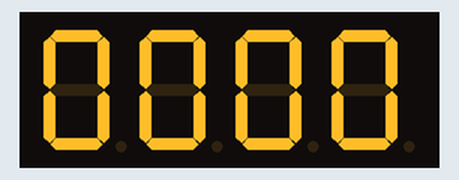
Bench run of a sketch on a simulated Arduino Uno, built with avr-gcc and run on an emulated ATmega328P. Shown: 4-digit seven-segment display. Wiring (inferred from the names in the program): 4-digit 7-segment display, segments lit when HIGH: segments pin 5, pin 7, pin 11, pin 9, pin 8, pin 6, pin 12, pin 10; digit selects A0, A1, A2, A3. The segment pins are drawn as the display they are named for.

Above: at 0.1 s.
At 5.1 s:
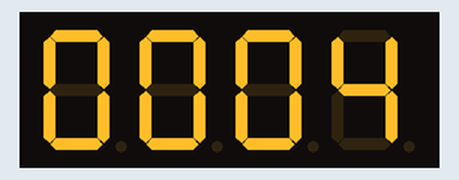
At 10.1 s:
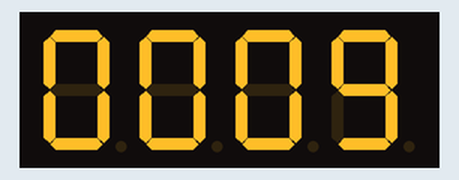
At 19.1 s:
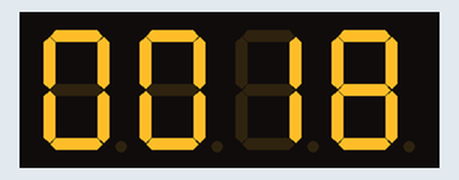
At 27.1 s:
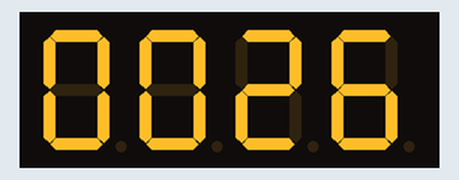
At 37.1 s:
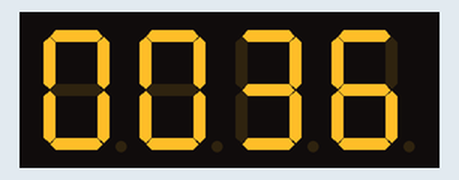

The sketch:

Timerino.ino
```cpp
#include <TimerOne.h>

#define A 5
#define B 7
#define C 11
#define D 9
#define E 8
#define F 6
#define G 12
#define H 10

#define D1 A3
#define D2 A2
#define D3 A1
#define D4 A0

char digits[5];
int time[3]={0}; //seg-min-hor
void updateDigits(){
    digits[1]=time[0]%10;
    digits[2]=time[0]/10;
    digits[3]=time[1]%10;
    digits[4]=time[1]/10;


}

void updateDisplay(){
    for(int i=1;i<=4;i++){
    digitalWrite(A, 0);
    digitalWrite(B, 0);
    digitalWrite(C, 0);
    digitalWrite(D, 0);
    digitalWrite(E, 0);
    digitalWrite(F, 0);
    digitalWrite(G, 0);
    pickDigit(i);
    pickNumber(digits[i]);
    //delayMicroseconds(200);
    delay(1);
    }
}

void tictac(){
    updateDigits();
    if(++time[0]==60){
        time[0]=0;
        if(++time[1]==60){
            time[1]=0;
            if(++time[2]==24){
                time[2]=0;
            }
        }
    }

}

void setup()
{
    pinMode(A, OUTPUT);
    pinMode(B, OUTPUT);
    pinMode(C, OUTPUT);
    pinMode(D, OUTPUT);
    pinMode(E, OUTPUT);
    pinMode(F, OUTPUT);
    pinMode(G, OUTPUT);
    pinMode(H, OUTPUT);
    pinMode(D1, OUTPUT);
    pinMode(D2, OUTPUT);
    pinMode(D3, OUTPUT);
    pinMode(D4, OUTPUT);

    digitalWrite(H, 0);

    Timer1.initialize(1000000);
    Timer1.attachInterrupt(tictac);
}

void loop()
{
    updateDisplay();
}

void pickDigit(int x)  //Defined pickDigit (x), whose role is to open the port dx
{
    digitalWrite(D1, 1);
    digitalWrite(D2, 1);
    digitalWrite(D3, 1);
    digitalWrite(D4, 1);
    switch(x){
        case 1: digitalWrite(D1, 0); break;
        case 2: digitalWrite(D2, 0); break;
        case 3: digitalWrite(D3, 0); break;
        default: digitalWrite(D4, 0); break;
    }
}

void pickNumber(int x){
    switch(x){
        case 1: digitalWrite(A, 0);
                digitalWrite(B, 1);
                digitalWrite(C, 1);
                digitalWrite(D, 0);
                digitalWrite(E, 0);
                digitalWrite(F, 0);
                digitalWrite(G, 0);
                break;
        case 2:
                digitalWrite(A, 1);
                digitalWrite(B, 1);
                digitalWrite(C, 0);
                digitalWrite(D, 1);
                digitalWrite(E, 1);
                digitalWrite(F, 0);
                digitalWrite(G, 1);
                break;
        case 3:
                digitalWrite(A, 1);
                digitalWrite(B, 1);
                digitalWrite(C, 1);
                digitalWrite(D, 1);
                digitalWrite(E, 0);
                digitalWrite(F, 0);
                digitalWrite(G, 1);
                break;
        case 4:
                digitalWrite(A, 0);
                digitalWrite(B, 1);
                digitalWrite(C, 1);
                digitalWrite(D, 0);
                digitalWrite(E, 0);
                digitalWrite(F, 1);
                digitalWrite(G, 1);
                break;
        case 5:
                digitalWrite(A, 1);
                digitalWrite(B, 0);
                digitalWrite(C, 1);
                digitalWrite(D, 1);
                digitalWrite(E, 0);
                digitalWrite(F, 1);
                digitalWrite(G, 1);
                break;
        case 6:
                digitalWrite(A, 1);
                digitalWrite(B, 0);
                digitalWrite(C, 1);
                digitalWrite(D, 1);
                digitalWrite(E, 1);
                digitalWrite(F, 1);
                digitalWrite(G, 1);
                break;
        case 7:
                digitalWrite(A, 1);
                digitalWrite(B, 1);
                digitalWrite(C, 1);
                digitalWrite(D, 0);
                digitalWrite(E, 0);
                digitalWrite(F, 0);
                digitalWrite(G, 0);
                break;
        case 8:
                digitalWrite(A, 1);
                digitalWrite(B, 1);
                digitalWrite(C, 1);
                digitalWrite(D, 1);
                digitalWrite(E, 1);
                digitalWrite(F, 1);
                digitalWrite(G, 1);
                break;
        case 9:
                digitalWrite(A, 1);
                digitalWrite(B, 1);
                digitalWrite(C, 1);
                digitalWrite(D, 1);
                digitalWrite(E, 0);
                digitalWrite(F, 1);
                digitalWrite(G, 1);
                break;
        case 0:
                digitalWrite(A, 1);
                digitalWrite(B, 1);
                digitalWrite(C, 1);
                digitalWrite(D, 1);
                digitalWrite(E, 1);
                digitalWrite(F, 1);
                digitalWrite(G, 0);
                break;
        default:
                digitalWrite(A, 1);
                digitalWrite(B, 0);
                digitalWrite(C, 0);
                digitalWrite(D, 1);
                digitalWrite(E, 0);
                digitalWrite(F, 0);
                digitalWrite(G, 0);
                break;
    }
}
```

Measured:
- what the display in image 0 shows lasts 2.1 s, from 0.0 s to 2.1 s
- what the display in image 1 shows lasts 1.0 s, from 5.1 s to 6.1 s
